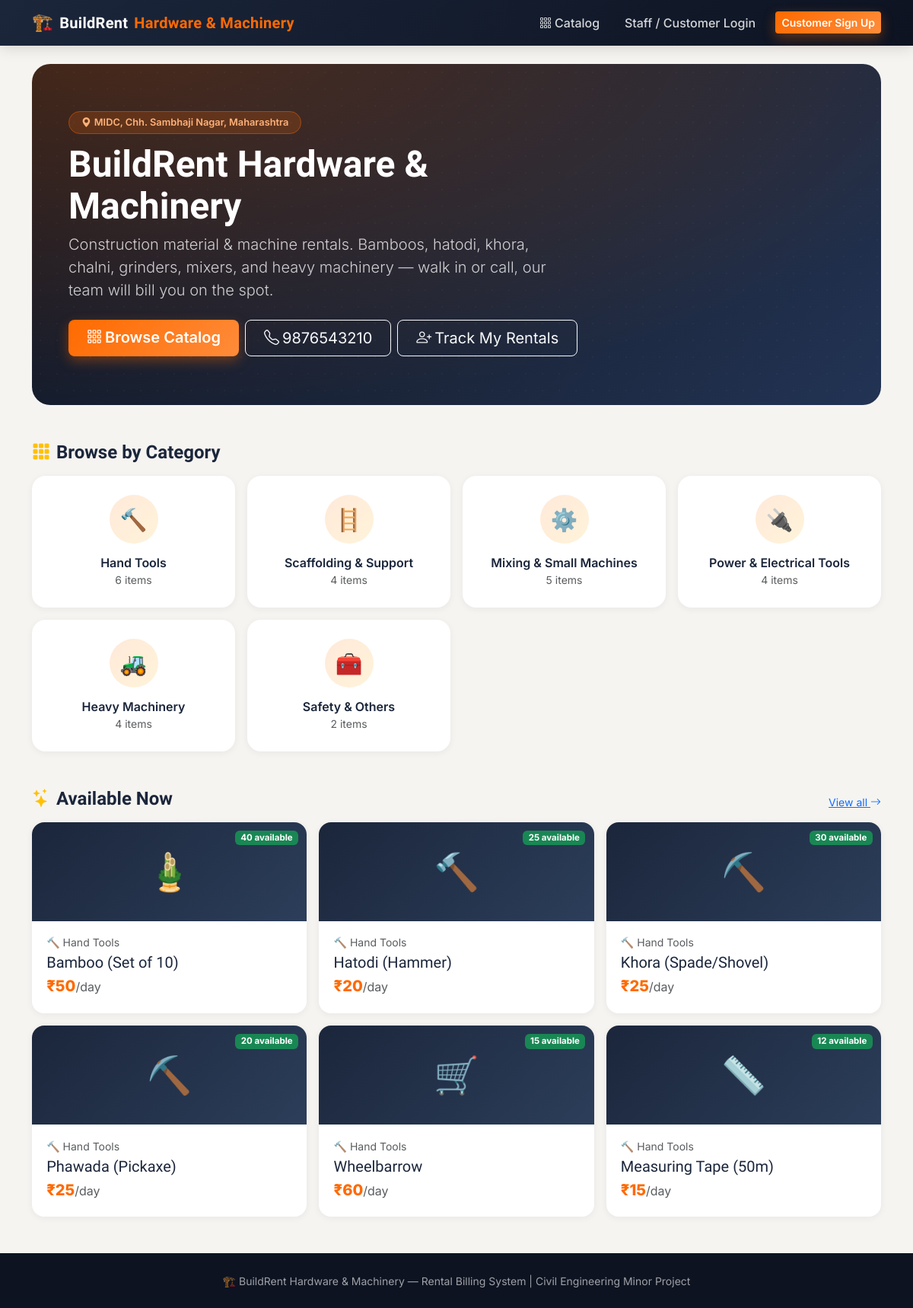
The page / on the database its author committed.
### models.py (models this page shows, shortened)
class ShopSettings(db.Model):
    id = db.Column(db.Integer, primary_key=True)
    shop_name = db.Column(db.String(150), default="BuildRent Hardware & Machinery")
    tagline = db.Column(db.String(200), default="Construction material & machine rentals")
    address = db.Column(db.String(255), default="MIDC, Chh. Sambhaji Nagar, Maharashtra")
    phone = db.Column(db.String(20), default="9876543210")
    gst_no = db.Column(db.String(30), default="")

class Category(db.Model):
    id = db.Column(db.Integer, primary_key=True)
    name = db.Column(db.String(80), unique=True, nullable=False)
    icon = db.Column(db.String(20), default="🧰")
    materials = db.relationship("Material", backref="category", lazy=True)

class Material(db.Model):
    id = db.Column(db.Integer, primary_key=True)
    category_id = db.Column(db.Integer, db.ForeignKey("category.id"), nullable=False)
    name = db.Column(db.String(120), nullable=False)
    description = db.Column(db.Text)
    price_per_day = db.Column(db.Float, nullable=False)
    deposit_amount = db.Column(db.Float, default=0)
    quantity_total = db.Column(db.Integer, nullable=False, default=1)
    quantity_available = db.Column(db.Integer, nullable=False, default=1)
    image_emoji = db.Column(db.String(10), default="🧱")
    is_active = db.Column(db.Boolean, default=True)
    created_at = db.Column(db.DateTime, default=db.func.now())
    items = db.relationship("BillItem", backref="material", lazy=True)

### app.py (the view)
@app.route("/")
def index():
    categories = Category.query.all()
    featured = Material.query.filter_by(is_active=True).order_by(Material.created_at.desc()).limit(6).all()
    return render_template("index.html", categories=categories, featured=featured)

### app.py (called while the page is built)
def get_shop():
    shop = ShopSettings.query.first()
    if not shop:
        shop = ShopSettings()
        db.session.add(shop)
        db.session.commit()
    return shop

@app.context_processor
def inject_shop():
    return {"shop": get_shop()}

### templates/index.html
{% extends "base.html" %}
{% block content %}
<div class="hero mb-5">
  <div class="row align-items-center position-relative">
    <div class="col-lg-8">
      <span class="badge-soft"><i class="bi bi-geo-alt-fill me-1"></i>{{ shop.address }}</span>
      <h1 class="display-5 mt-3">{{ shop.shop_name }}</h1>
      <p class="lead mt-2">{{ shop.tagline }}. Bamboos, hatodi, khora, chalni, grinders, mixers, and heavy machinery — walk in or call, our team will bill you on the spot.</p>
      <div class="d-flex gap-2 mt-4 flex-wrap">
        <a href="{{ url_for('catalog') }}" class="btn btn-brand btn-lg px-4"><i class="bi bi-grid-3x3-gap me-1"></i>Browse Catalog</a>
        <a href="tel:{{ shop.phone }}" class="btn btn-outline-light btn-lg px-4"><i class="bi bi-telephone me-1"></i>{{ shop.phone }}</a>
        {% if not current_user.is_authenticated %}
        <a href="{{ url_for('register') }}" class="btn btn-outline-light btn-lg px-4"><i class="bi bi-person-plus me-1"></i>Track My Rentals</a>
        {% endif %}
      </div>
    </div>
  </div>
</div>
<div class="d-flex justify-content-between align-items-end mb-3">
  <h4 class="section-title mb-0"><i class="bi bi-grid-3x3-gap-fill text-warning me-2"></i>Browse by Category</h4>
</div>
<div class="row g-3 mb-5">
  {% for c in categories %}
  <div class="col-6 col-md-3">
    <a href="{{ url_for('catalog', category=c.id) }}" class="category-tile">
      <div class="icon-circle">{{ c.icon }}</div>
      <div class="fw-semibold">{{ c.name }}</div>
      <div class="text-muted small">{{ c.materials|length }} items</div>
    </a>
  </div>
  {% endfor %}
</div>
<div class="d-flex justify-content-between align-items-end mb-3">
  <h4 class="section-title mb-0"><i class="bi bi-stars text-warning me-2"></i>Available Now</h4>
  <a href="{{ url_for('catalog') }}" class="small">View all <i class="bi bi-arrow-right"></i></a>
</div>
<div class="row g-3">
  {% for m in featured %}
  <div class="col-md-4">
    <div class="material-card card-hover">
      <div class="material-banner">
        {{ m.image_emoji }}
        <span class="badge stock-badge {{ 'bg-success' if m.quantity_available > 0 else 'bg-secondary' }}">
          {{ m.quantity_available if m.quantity_available > 0 else 'Out of stock' }}{{ ' available' if m.quantity_available > 0 else '' }}
        </span>
      </div>
      <div class="material-body">
        <div class="text-muted small mb-1">{{ m.category.icon }} {{ m.category.name }}</div>
        <h5 class="mb-1">{{ m.name }}</h5>
        <div class="price-tag">₹{{ m.price_per_day|round(0)|int }}<span class="fs-6 fw-normal text-muted">/day</span></div>
      </div>
    </div>
  </div>
  {% else %}
  <p class="text-muted">No materials listed yet.</p>
  {% endfor %}
</div>
{% endblock %}

### templates/base.html (shortened to what this page needs)
<!DOCTYPE html>
<html lang="en">
<head>
<link href="https://cdn.jsdelivr.net/npm/bootstrap@5.3.3/dist/css/bootstrap.min.css" rel="stylesheet">
<link href="https://cdn.jsdelivr.net/npm/bootstrap-icons@1.11.3/font/bootstrap-icons.min.css" rel="stylesheet">
<link rel="stylesheet" href="{{ url_for('static', filename='css/style.css') }}">
</head>
<body>
<nav class="navbar navbar-expand-lg navbar-dark navbar-brand-app sticky-top">
  <div class="container">
    <a class="navbar-brand d-flex align-items-center gap-2" href="{{ url_for('index') }}">
      <span style="font-size:1.4rem;">🏗️</span> {{ shop.shop_name.split(' ')[0] }}<span class="accent">{{ ' '.join(shop.shop_name.split(' ')[1:]) or 'Rentals' }}</span>
    </a>
    <div class="collapse navbar-collapse" id="nav">
      <ul class="navbar-nav ms-auto align-items-lg-center gap-lg-1">
        <li class="nav-item"><a class="nav-link {% if request.endpoint=='catalog' %}active{% endif %}" href="{{ url_for('catalog') }}"><i class="bi bi-grid-3x3-gap me-1"></i>Catalog</a></li>
        {% if current_user.is_authenticated %}
          {% if current_user.role in ['owner','biller'] %}
            <li class="nav-item"><a class="nav-link {% if request.endpoint=='new_bill' %}active{% endif %}" href="{{ url_for('new_bill') }}"><i class="bi bi-receipt me-1"></i>New Bill</a></li>
            <li class="nav-item"><a class="nav-link {% if request.endpoint=='bills_list' %}active{% endif %}" href="{{ url_for('bills_list') }}"><i class="bi bi-journal-text me-1"></i>Bills</a></li>
            <li class="nav-item"><a class="nav-link {% if request.endpoint=='active_rentals' %}active{% endif %}" href="{{ url_for('active_rentals') }}"><i class="bi bi-truck me-1"></i>Active Rentals</a></li>
            <li class="nav-item"><a class="nav-link {% if request.endpoint=='customers_list' %}active{% endif %}" href="{{ url_for('customers_list') }}"><i class="bi bi-people me-1"></i>Customers</a></li>
          {% endif %}
          {% if current_user.role == 'owner' %}
            <li class="nav-item dropdown">
              <a class="nav-link dropdown-toggle {% if request.endpoint in ['inventory','categories_page','staff_page','settings_page'] %}active{% endif %}" href="#" data-bs-toggle="dropdown"><i class="bi bi-gear me-1"></i>Manage</a>
              <ul class="dropdown-menu dropdown-menu-end">
                <li><a class="dropdown-item" href="{{ url_for('inventory') }}"><i class="bi bi-box-seam me-2"></i>Inventory</a></li>
                <li><a class="dropdown-item" href="{{ url_for('categories_page') }}"><i class="bi bi-tags me-2"></i>Categories</a></li>
                <li><a class="dropdown-item" href="{{ url_for('staff_page') }}"><i class="bi bi-person-badge me-2"></i>Staff / Billers</a></li>
                <li><a class="dropdown-item" href="{{ url_for('settings_page') }}"><i class="bi bi-sliders me-2"></i>Shop Settings</a></li>
              </ul>
            </li>
          {% endif %}
          {% if current_user.role == 'customer' %}
            <li class="nav-item"><a class="nav-link {% if request.endpoint=='customer_bills' %}active{% endif %}" href="{{ url_for('customer_bills') }}"><i class="bi bi-journal-check me-1"></i>My Rentals</a></li>
          {% endif %}
          <li class="nav-item"><a class="nav-link {% if request.endpoint=='dashboard' or 'dashboard' in request.endpoint %}active{% endif %}" href="{{ url_for('dashboard') }}"><i class="bi bi-speedometer2 me-1"></i>Dashboard</a></li>
          <li class="nav-item ms-lg-2 my-2 my-lg-0">
            <span class="role-pill">
              <span class="avatar-circle">{{ current_user.name[0]|upper }}</span>
              {{ current_user.name }} <span class="text-white-50">· {{ current_user.role }}</span>
            </span>
          </li>
          <li class="nav-item ms-lg-2"><a class="btn btn-sm btn-brand" href="{{ url_for('logout') }}"><i class="bi bi-box-arrow-right me-1"></i>Logout</a></li>
        {% else %}
          <li class="nav-item"><a class="nav-link" href="{{ url_for('login') }}">Staff / Customer Login</a></li>
          <li class="nav-item"><a class="btn btn-sm btn-brand ms-lg-2" href="{{ url_for('register') }}">Customer Sign Up</a></li>
        {% endif %}
      </ul>
    </div>
  </div>
</nav>
<div class="toast-container position-fixed top-0 end-0 p-3" style="z-index:1080;">
</div>
<main class="container my-4">
{% block content %}{% endblock %}
</main>
<footer class="footer-app text-center py-4 mt-5">
  <small>🏗️ {{ shop.shop_name }} &mdash; Rental Billing System | Civil Engineering Minor Project</small>
</footer>
</body>
</html>

### static/css/style.css (style rules this page uses)
:root { --primary:#ff6a00; --primary-dark:#e05a00; --secondary:#1b263b; --accent:#00b894; --bg:#f6f4f1; --card-bg:#ffffff; --text-dark:#1b263b; --text-muted:#6b7280; --radius:16px; --shadow-sm:0 2px 10px rgba(27,38,59,0.06); --shadow-md:0 8px 24px rgba(27,38,59,0.10); --shadow-lg:0 16px 40px rgba(27,38,59,0.16); }
* { box-sizing:border-box; }
body { background:var(--bg); font-family:'Inter', sans-serif; color:var(--text-dark); }
h1,h2,h3,h4,h5,h6, .navbar-brand, .fw-heading { font-family:'Sora', sans-serif; }
.navbar-brand-app { background:linear-gradient(135deg,#1b263b 0%, #0d1321 100%); box-shadow:0 2px 20px rgba(0,0,0,0.15); }
.navbar-brand-app .navbar-brand { font-weight:700; letter-spacing:.3px; color:#fff !important; }
.navbar-brand-app .navbar-brand .accent { color:var(--primary); }
.navbar-brand-app .nav-link { color:rgba(255,255,255,.82) !important; font-weight:500; padding:.5rem .9rem !important; border-radius:8px; transition:.15s; }
.btn-brand { background:linear-gradient(135deg,var(--primary) 0%, #ff8c3a 100%); border:none; color:#fff; font-weight:600; box-shadow:0 6px 16px rgba(255,106,0,.35); transition:.2s; }
.hero { position:relative; background:radial-gradient(1200px 500px at 10% -10%, rgba(255,106,0,.25), transparent), linear-gradient(135deg,#0d1321 0%, #1b263b 60%, #223354 100%); color:#fff; border-radius:24px; padding:4rem 3rem; overflow:hidden; }
.hero::after { content:""; position:absolute; inset:0; background-image:radial-gradient(circle, rgba(255,255,255,.06) 1px, transparent 1px); background-size:22px 22px; opacity:.5; pointer-events:none; }
.hero .badge-soft { background:rgba(255,106,0,.18); color:#ffb37a; border:1px solid rgba(255,106,0,.4); border-radius:30px; padding:.4rem 1rem; font-weight:600; font-size:.8rem; }
.hero h1 { font-weight:800; line-height:1.15; }
.hero p.lead { color:rgba(255,255,255,.78); max-width:640px; }
.category-tile { text-align:center; padding:1.6rem 1rem; border-radius:18px; background:#fff; box-shadow:var(--shadow-sm); height:100%; transition:.2s; text-decoration:none; color:var(--text-dark); display:block; }
.category-tile .icon-circle { width:64px; height:64px; border-radius:50%; background:linear-gradient(135deg, rgba(255,106,0,.15), rgba(255,178,3,.15)); display:flex; align-items:center; justify-content:center; font-size:1.8rem; margin:0 auto .8rem; }
.material-card { border-radius:var(--radius); overflow:hidden; background:#fff; box-shadow:var(--shadow-sm); height:100%; }
.material-banner { height:130px; display:flex; align-items:center; justify-content:center; font-size:3rem; background:linear-gradient(135deg, #1b263b 0%, #2c3e5a 100%); color:#fff; position:relative; }
.material-banner .stock-badge { position:absolute; top:.7rem; right:.7rem; font-size:.72rem; }
.material-body { padding:1.1rem 1.2rem 1.3rem; }
.price-tag { font-size:1.25rem; font-weight:800; color:var(--primary); }
.section-title { font-weight:800; }
.footer-app { background:#0d1321; color:rgba(255,255,255,.6); }

### rows shown on the page
ShopSettings: shop_name "BuildRent", shop_name "Hardware & Machinery", address "MIDC, Chh. Sambhaji Nagar, Maharashtra", shop_name "BuildRent Hardware & Machinery", tagline "Construction material & machine rentals", phone "9876543210"
Category: icon "🔨", name "Hand Tools", materials|length "6"
Category: icon "🪜", name "Scaffolding & Support", materials|length "4"
Category: icon "⚙️", name "Mixing & Small Machines", materials|length "5"
Category: icon "🔌", name "Power & Electrical Tools", materials|length "4"
Category: icon "🚜", name "Heavy Machinery", materials|length "4"
Category: icon "🧰", name "Safety & Others", materials|length "2"
Material: image_emoji "🎍", quantity_available "40", quantity_available "available", category.icon "🔨", category.name "Hand Tools", name "Bamboo (Set of 10)", price_per_day "50"
Material: image_emoji "🔨", quantity_available "25", quantity_available "available", category.icon "🔨", category.name "Hand Tools", name "Hatodi (Hammer)", price_per_day "20"
Material: image_emoji "⛏️", quantity_available "30", quantity_available "available", category.icon "🔨", category.name "Hand Tools", name "Khora (Spade/Shovel)", price_per_day "25"
Material: image_emoji "⛏️", quantity_available "20", quantity_available "available", category.icon "🔨", category.name "Hand Tools", name "Phawada (Pickaxe)", price_per_day "25"
Material: image_emoji "🛒", quantity_available "15", quantity_available "available", category.icon "🔨", category.name "Hand Tools", name "Wheelbarrow", price_per_day "60"
Material: image_emoji "📏", quantity_available "12", quantity_available "available", category.icon "🔨", category.name "Hand Tools", name "Measuring Tape (50m)", price_per_day "15"
